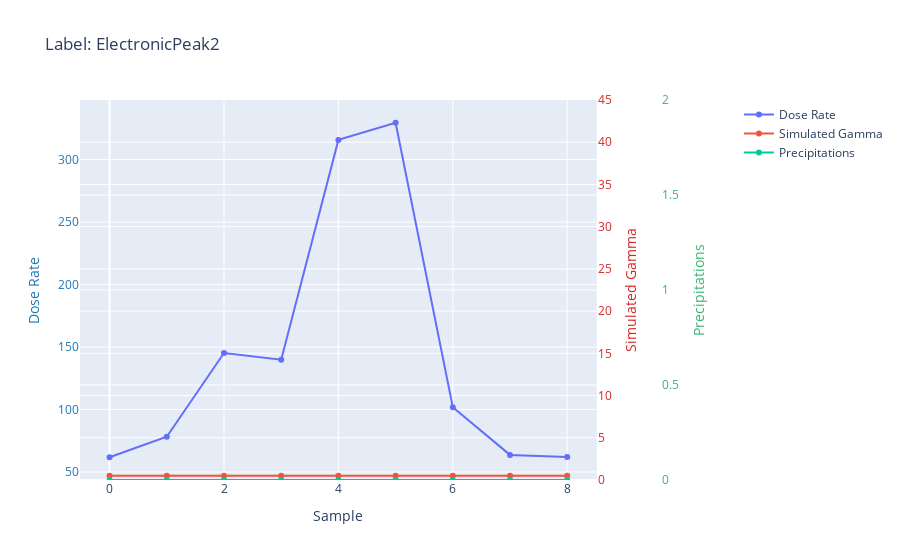

Notebook cell for this chart:
### Code cell
show_event(23, X_train)
print("Illustration of Electronic Peak with a quick and large increase in dose rate and no gamma nor precipitations")

### Figure 1 — Plotly figure (JSON) as saved in the notebook; plotly's stock layout.template omitted (floating-point values rounded to 4 significant figures)
{"data": [{"name": "Dose Rate", "type": "scatter", "y": [61.81, 78.24, 145.2, 139.9, 315.7, 329.4, 101.8, 63.7, 61.92]}, {"name": "Simulated Gamma", "type": "scatter", "y": [0.4962, 0.4962, 0.4917, 0.4917, 0.4917, 0.4917, 0.4917, 0.4917, 0.5131], "yaxis": "y2"}, {"name": "Precipitations", "type": "scatter", "y": [0, 0, 2.402e-38, 2.402e-38, 2.402e-38, 2.402e-38, 2.402e-38, 2.402e-38, 0], "yaxis": "y3"}], "layout": {"title": {"text": "Label: ElectronicPeak2"}, "xaxis": {"domain": [0, 0.8], "title": {"text": "Sample"}}, "yaxis": {"tickfont": {"color": "#1f77b4"}, "title": {"font": {"color": "#1f77b4"}, "text": "Dose Rate"}}, "yaxis2": {"anchor": "x", "overlaying": "y", "range": [0, 45], "side": "right", "tickfont": {"color": "#d62728"}, "title": {"font": {"color": "#d62728"}, "text": "Simulated Gamma"}}, "yaxis3": {"anchor": "free", "overlaying": "y", "position": 0.9, "range": [0, 2], "side": "right", "tickfont": {"color": "#3CB371"}, "title": {"font": {"color": "#3CB371"}, "text": "Precipitations"}}}}
